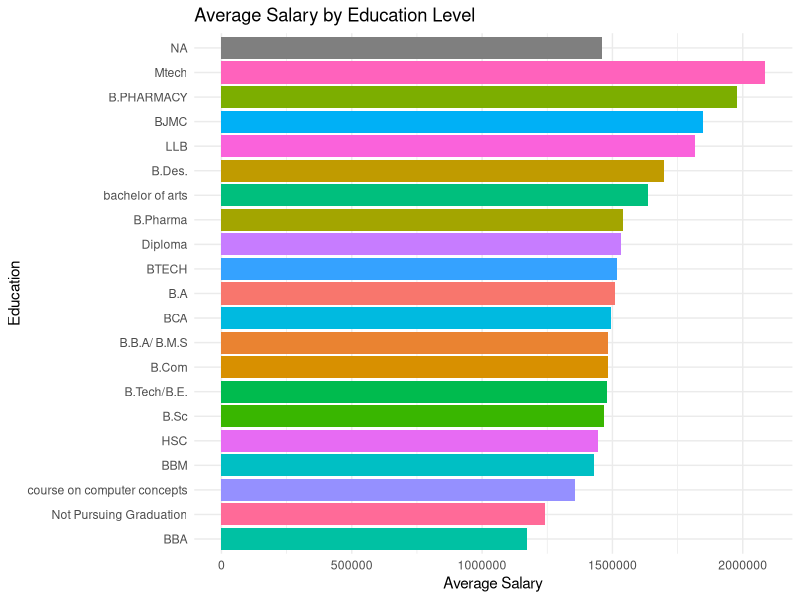
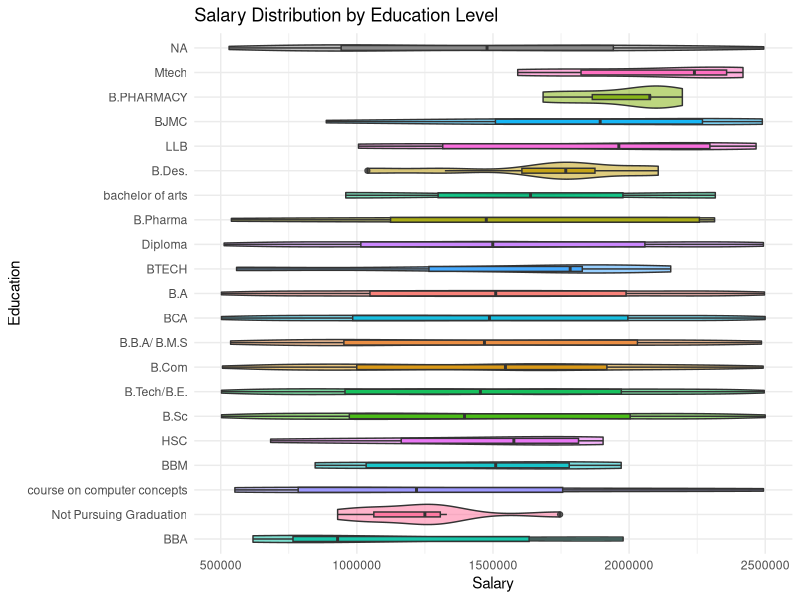
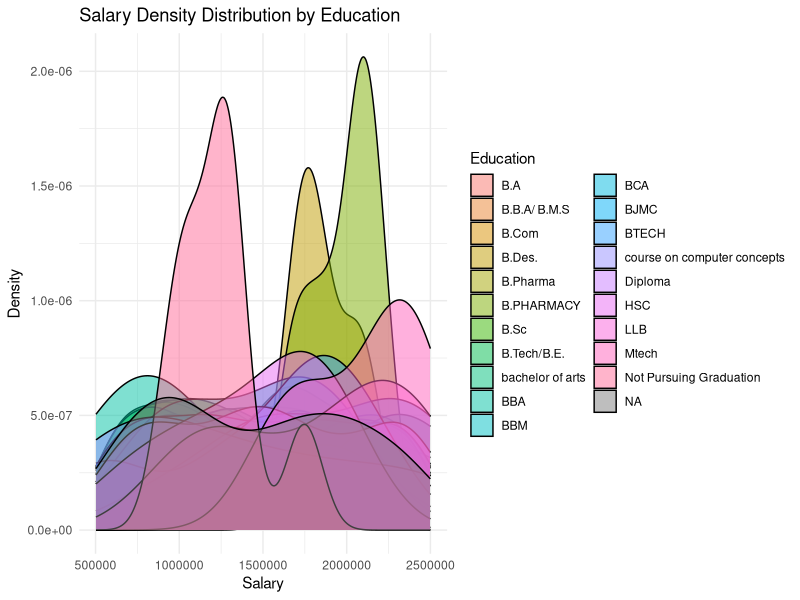
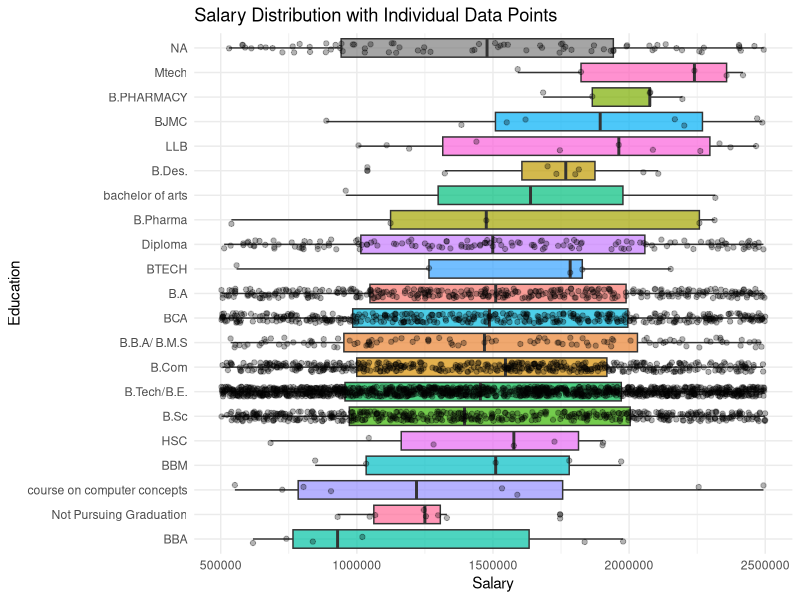
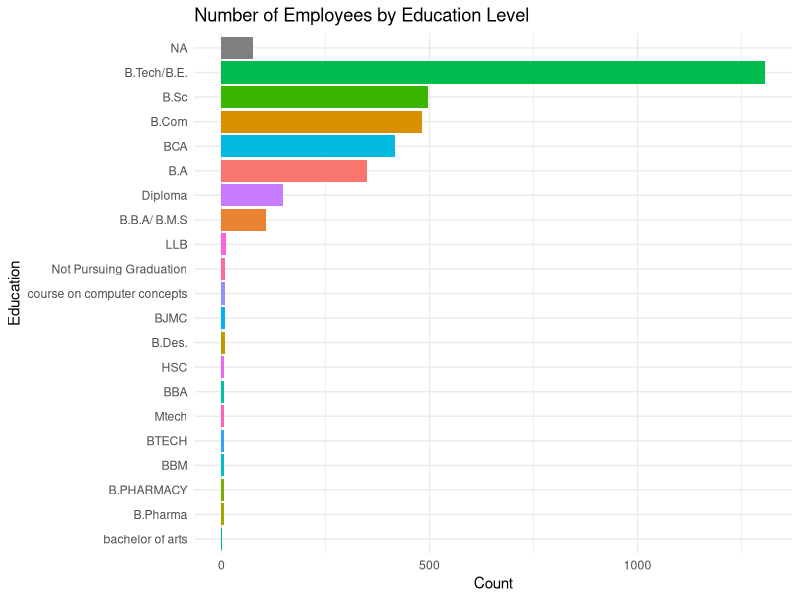

These charts were generated, in order, by the following R code:
## ---- chunk 1
# Load required libraries
library(ggplot2)
library(dplyr)

# Assuming your data is in a CSV file named 'position_salary'
# Read the data
library(readr)

data <- read_csv("position_salary.csv")
ggplot(data %>% 
       group_by(Education) %>% 
       summarise(avg_salary = mean(Salary)), 
       aes(x = reorder(Education, avg_salary), y = avg_salary, fill = Education)) +
  geom_bar(stat = "identity") +
  coord_flip() +
  theme_minimal() +
  labs(title = "Average Salary by Education Level",
       x = "Education",
       y = "Average Salary") +
  theme(legend.position = "none")

# 2. Violin plot with box plot overlay
ggplot(data, aes(x = reorder(Education, Salary), y = Salary, fill = Education)) +
  geom_violin(alpha = 0.5) +
  geom_boxplot(width = 0.2, alpha = 0.8) +
  coord_flip() +
  theme_minimal() +
  labs(title = "Salary Distribution by Education Level",
       x = "Education",
       y = "Salary") +
  theme(legend.position = "none")

# 3. Density plot by education
ggplot(data, aes(x = Salary, fill = Education)) +
  geom_density(alpha = 0.5) +
  theme_minimal() +
  labs(title = "Salary Density Distribution by Education",
       x = "Salary",
       y = "Density")

# 4. Create a summary table
summary_stats <- data %>%
  group_by(Education) %>%
  summarise(
    Count = n(),
    Mean_Salary = mean(Salary),
    Median_Salary = median(Salary),
    Min_Salary = min(Salary),
    Max_Salary = max(Salary),
    SD_Salary = sd(Salary)
  ) %>%
  arrange(desc(Mean_Salary))

print(summary_stats)

# 5. Box plot with individual points
ggplot(data, aes(x = reorder(Education, Salary), y = Salary, fill = Education)) +
  geom_boxplot(alpha = 0.7) +
  geom_jitter(width = 0.2, alpha = 0.3) +
  coord_flip() +
  theme_minimal() +
  labs(title = "Salary Distribution with Individual Data Points",
       x = "Education",
       y = "Salary") +
  theme(legend.position = "none")

# 6. Bar chart showing count of employees by education
ggplot(data, aes(x = reorder(Education, Education, FUN = length), fill = Education)) +
  geom_bar() +
  coord_flip() +
  theme_minimal() +
  labs(title = "Number of Employees by Education Level",
       x = "Education",
       y = "Count") +
  theme(legend.position = "none")

# Perform statistical test
# ANOVA test to check if differences are significant
anova_result <- aov(Salary ~ Education, data = data)
print(summary(anova_result))
